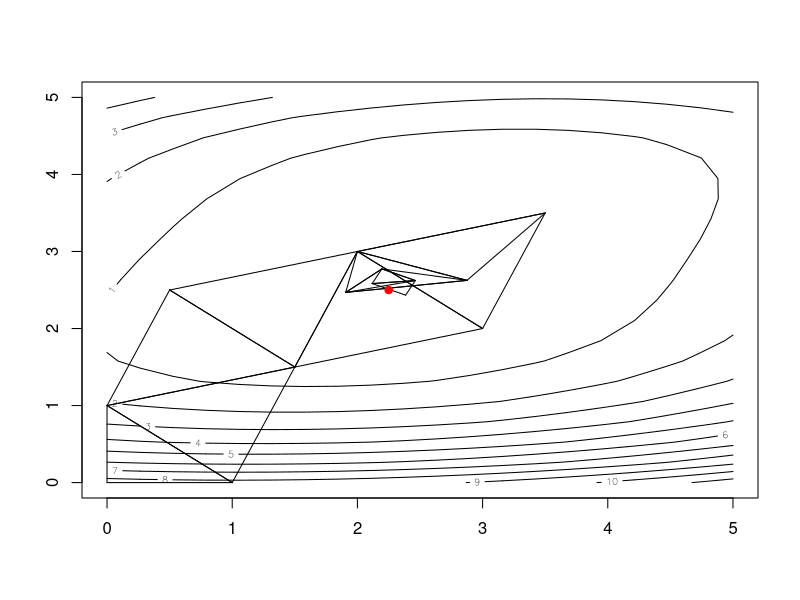
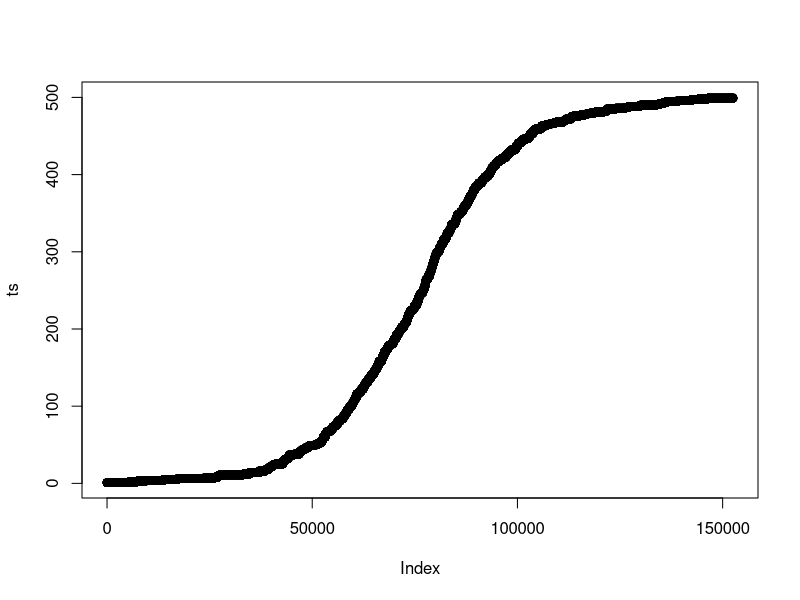
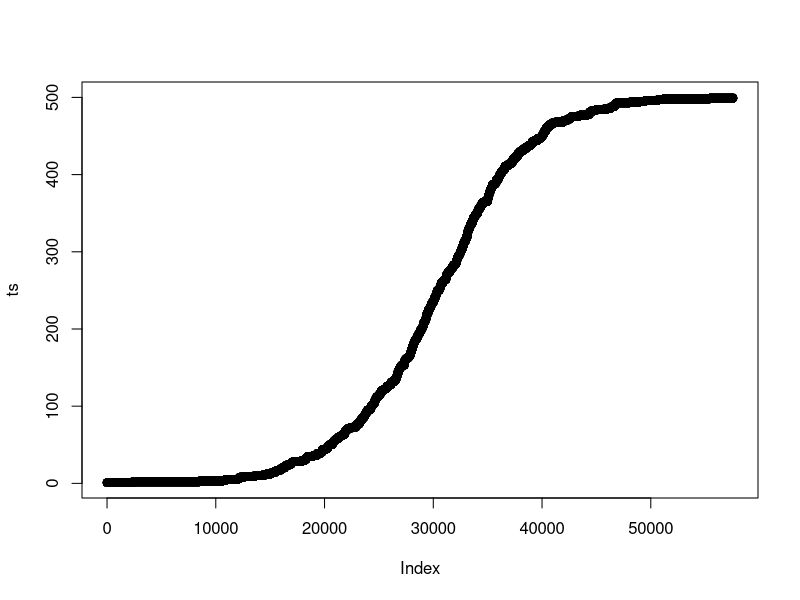
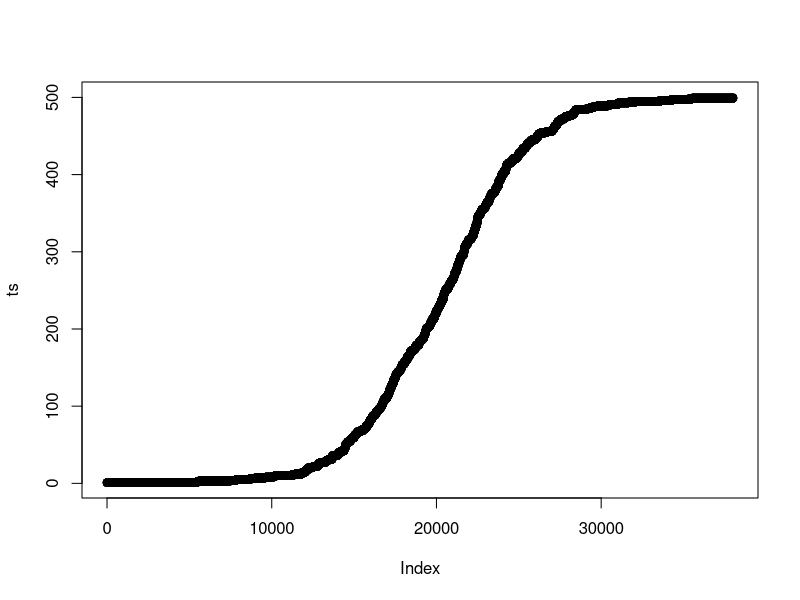

Generate these figures, in order, with R:
## ---- chunk 1
nm_iterate <- function(x, f) {
	n <- nrow(x)
	p <- ncol(x)
	
	if (n != p + 1) stop(paste('Need', p + 1, 'starting points'))
	
	fx <- rep(NA, n)
	for (i in 1:n) fx[i] <- f(x[i,1],x[i,2])
	
	o <- order(fx)
	fx <- fx[o]
	x <- x[o,]
	xmid <- apply(x[1:p,], 2, mean)
	z1 <- xmid - (x[n,] - xmid)
	fz1 <- f(z1[1], z1[2])
	
	if (fz1 < fx[1]) {
		z2 <- xmid - 2*(x[n,] - xmid)
		fz2 <- f(z2[1],z2[2])
		if (fz2 < fz1) {
			cat('Accepted reflection and expansion, f(z2)=',fz2,'\n')
			x[n,] <- z2
		} else {
			cat('Accepted good reflection, f(z1)=',fz1,'\n')
			x[n,] <- z1
		}
	} else if (fz1 < fx[p]) {
		cat('Accepted okay reflection, f(z1)=',fz1,'\n')
		x[n,] <- z1
	} else {
		if (fz1 < fx[n]) {
			x[n,] <- z1
			fx[n] <- fz1
		}
		z3 <- xmid + (x[n,] - xmid)/2
		fz3 <- f(z3[1],z3[2])
		if (fz3 < fx[n]) {
			cat('Accepted contraction 1, f(z3)=',fz3,'\n')
			x[n,] <- z3
		} else {
			cat('Accepted contraction 2,')
			for (i in 2:n) {
				x[i,] <- x[1,] + (x[i,] - x[1,])/2
				cat(' f(z', i+2, ') = ', f(x[i,1],x[i,2]), sep='')
			}
			cat('\n')
		}
	}
	return(x)
}


## ---- chunk 2
# no need to modify this code. This code takes the function you wrote and runs 12 iterations. 
f <- function(x1, x2) {((x1 - x2)^2 + (x1 - 2)^2 + (x2 - 3)^4) / 10}

x1 <- seq(0, 5, len=20)
x2 <- seq(0, 5, len=20)
z <- outer(x1, x2, f)
contour(x1, x2, z)

x <- c(
    0, 0,
    0, 1,
    1, 0
)
x <- matrix(x, nrow = 3, byrow = TRUE)

for(i in 1:12){
    segments(x[1,1],x[1,2],x[2,1],x[2,2])
    segments(x[1,1],x[1,2],x[3,1],x[3,2])
    segments(x[2,1],x[2,2],x[3,1],x[3,2])
    x <- nm_iterate(x,f)
}
points(2.25, 2.5, col = 'red', pch = 19)
# the points in x should be close to the true minimum of 2.25, 2.5
x
## ---- chunk 3
fn <- function(p){
    -3*(1 - p)^8 * p^20 * (10*p - 7)
    }

lo <- 0.5
hi <- 0.95

bisect <- function(fn, lo, hi, tol = 1e-9) { 

    flo <- fn(lo) 
    fhi <- fn(hi) 

    if(flo - fhi <= 1e-9) 
        stop("root is not between lo and hi") 

    mid <- (lo + hi) / 2 
    fmid <- fn(mid) 
    if(abs(fmid) <= tol || abs(hi-lo) <= tol) 
        return(mid) 


    if(fmid * fhi > 0) 
        return(bisect(fn, lo, mid, tol)) 

    return(bisect(fn, mid, hi, tol)) 
} 


bisect(fn, .5, .95) 
  
## ---- chunk 4
x <- c(9.42, 7.25, 4.57, 2.77, 15.15, 1.97, 3.81, 3.99, 8.08, 10.94, 17.77, 4.21, 10.78, 10.23, 4.06, 5.16, 8.4, 4.39, 3.3, 4.01, 9.14, 3.81, 4.8, 1.49, 2.65, 7.54, 4.42, 2.98, 1.95, 2.49)

B <- 200 # 200 bootstrap replicates
n <- length(x) # sample size
R <- numeric(B) # a vector to store our results
indices <- matrix(0,nrow = B, ncol = n)

for(b in 1:B){
    # randomly select rows with replacement
    i <- sample(1:n, size = n, replace = TRUE)
    R[b] <- mean(i) # mean of the selected rows.
    indices[b, ] <- i
}

se_R <- sd(R)/sqrt(n)  # Standard Error

print(se_R)


## ---- chunk 5
m = 1000
n = 100

final = rep(0,m)

for (i in 1:m){
  x = rchisq(n, df=4)
  mean = mean(x)
  median = median(x)
  
  final <- mean-median

}

print(final)
## ---- chunk 6
# probability of 0.02
ni <- 1
p = 0.02
pop <- 500
nu <- pop-ni
choose(500,1)
count = 0
x <- (2*ni/pop)*(nu/pop)
ts <- c(ni)

while(ni<pop){
  x <- (2*ni/pop)*(nu/pop)
  while(runif(1)>x){
    count = count + 1
    ts <- c(ts,ni)
  }
  if(runif(1)<p){
  ni <- ni + 1
  nu <- nu - 1
  
  }
  ts <- c(ts,ni)
}
plot(ts)
length(ts)

#probability of 0.05
ni <- 1
p = 0.06
pop <- 500
nu <- pop-ni
choose(500,1)
count = 0
x <- (2*ni/pop)*(nu/pop)
ts <- c(ni)

while(ni<pop){
  x <- (2*ni/pop)*(nu/pop)
  while(runif(1)>x){
    count = count + 1
    ts <- c(ts,ni)
  }
  if(runif(1)<p){
  ni <- ni + 1
  nu <- nu - 1
  
  }
  ts <- c(ts,ni)
}
plot(ts)
length(ts)

# probability of 0.1
ni <- 1
p = 0.1
pop <- 500
nu <- pop-ni
choose(500,1)
count = 0
x <- (2*ni/pop)*(nu/pop)
ts <- c(ni)

while(ni<pop){
  x <- (2*ni/pop)*(nu/pop)
  while(runif(1)>x){
    count = count + 1
    ts <- c(ts,ni)
  }
  if(runif(1)<p){
  ni <- ni + 1
  nu <- nu - 1
  
  }
  ts <- c(ts,ni)
}
plot(ts)
length(ts)
